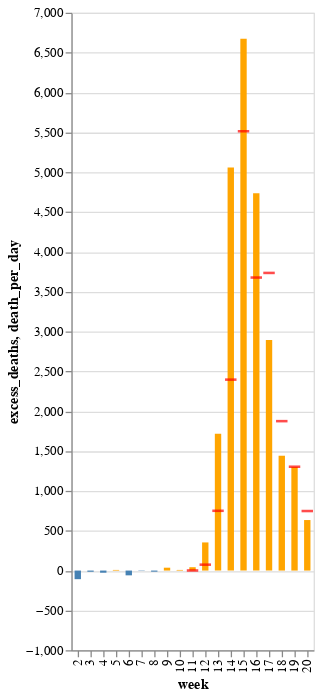

This figure's notebook cell:
### Code cell
excess_deaths_chart + covid_tick_deaths

### Figure 1 — Vega-Lite specification as saved in the notebook (floating-point values rounded to 4 significant figures)
{"config": {"view": {"continuousWidth": 400, "continuousHeight": 300}}, "layer": [{"data": {"name": "data-1c0c7636be2c3021a9ac05f457ba1f48"}, "mark": {"type": "bar", "width": 5}, "encoding": {"color": {"condition": {"value": "orange", "test": "(datum.excess_deaths > 0)"}, "value": "steelblue"}, "x": {"type": "nominal", "field": "week"}, "y": {"type": "quantitative", "field": "excess_deaths"}}, "height": 500, "width": {"step": 10}}, {"data": {"name": "data-481968143d9f65841257de91eb280235"}, "mark": {"type": "tick", "color": "red", "thickness": 2}, "encoding": {"x": {"type": "nominal", "field": "week"}, "y": {"type": "quantitative", "field": "death_per_day"}}}], "$schema": "https://vega.github.io/schema/vega-lite/v4.8.1.json", "datasets": {"data-1c0c7636be2c3021a9ac05f457ba1f48": [{"country": "United States", "placename": "New York City", "frequency": "weekly", "start_date": "2020-01-05", "end_date": "2020-01-11", "year": 2020, "month": 1, "week": 2.0, "deaths": 1086, "expected_deaths": 1194.0, "excess_deaths": -108.0, "baseline": "2017-2019 weekly average"}, {"country": "United States", "placename": "New York City", "frequency": "weekly", "start_date": "2020-01-12", "end_date": "2020-01-18", "year": 2020, "month": 1, "week": 3.0, "deaths": 1130, "expected_deaths": 1145.0, "excess_deaths": -15.0, "baseline": "2017-2019 weekly average"}, {"country": "United States", "placename": "New York City", "frequency": "weekly", "start_date": "2020-01-19", "end_date": "2020-01-25", "year": 2020, "month": 1, "week": 4.0, "deaths": 1164, "expected_deaths": 1191.0, "excess_deaths": -27.0, "baseline": "2017-2019 weekly average"}, {"country": "United States", "placename": "New York City", "frequency": "weekly", "start_date": "2020-01-26", "end_date": "2020-02-01", "year": 2020, "month": 2, "week": 5.0, "deaths": 1145, "expected_deaths": 1137.0, "excess_deaths": 8.0, "baseline": "2017-2019 weekly average"}, {"country": "United States", "placename": "New York City", "frequency": "weekly", "start_date": "2020-02-02", "end_date": "2020-02-08", "year": 2020, "month": 2, "week": 6.0, "deaths": 1139, "expected_deaths": 1199.0, "excess_deaths": -60.0, "baseline": "2017-2019 weekly average"}, {"country": "United States", "placename": "New York City", "frequency": "weekly", "start_date": "2020-02-09", "end_date": "2020-02-15", "year": 2020, "month": 2, "week": 7.0, "deaths": 1119, "expected_deaths": 1123.0, "excess_deaths": -4.0, "baseline": "2017-2019 weekly average"}, {"country": "United States", "placename": "New York City", "frequency": "weekly", "start_date": "2020-02-16", "end_date": "2020-02-22", "year": 2020, "month": 2, "week": 8.0, "deaths": 1055, "expected_deaths": 1069.0, "excess_deaths": -14.0, "baseline": "2017-2019 weekly average"}, {"country": "United States", "placename": "New York City", "frequency": "weekly", "start_date": "2020-02-23", "end_date": "2020-02-29", "year": 2020, "month": 2, "week": 9.0, "deaths": 1095, "expected_deaths": 1059.0, "excess_deaths": 36.0, "baseline": "2017-2019 weekly average"}, {"country": "United States", "placename": "New York City", "frequency": "weekly", "start_date": "2020-03-01", "end_date": "2020-03-07", "year": 2020, "month": 3, "week": 10.0, "deaths": 1083, "expected_deaths": 1075.0, "excess_deaths": 8.0, "baseline": "2017-2019 weekly average"}, {"country": "United States", "placename": "New York City", "frequency": "weekly", "start_date": "2020-03-08", "end_date": "2020-03-14", "year": 2020, "month": 3, "week": 11.0, "deaths": 1120, "expected_deaths": 1078.0, "excess_deaths": 42.0, "baseline": "2017-2019 weekly average"}, {"country": "United States", "placename": "New York City", "frequency": "weekly", "start_date": "2020-03-15", "end_date": "2020-03-21", "year": 2020, "month": 3, "week": 12.0, "deaths": 1384, "expected_deaths": 1031.0, "excess_deaths": 353.0, "baseline": "2017-2019 weekly average"}, {"country": "United States", "placename": "New York City", "frequency": "weekly", "start_date": "2020-03-22", "end_date": "2020-03-28", "year": 2020, "month": 3, "week": 13.0, "deaths": 2744, "expected_deaths": 1027.0, "excess_deaths": 1717.0, "baseline": "2017-2019 weekly average"}, {"country": "United States", "placename": "New York City", "frequency": "weekly", "start_date": "2020-03-29", "end_date": "2020-04-04", "year": 2020, "month": 4, "week": 14.0, "deaths": 6080, "expected_deaths": 1023.0, "excess_deaths": 5057.0, "baseline": "2017-2019 weekly average"}, {"country": "United States", "placename": "New York City", "frequency": "weekly", "start_date": "2020-04-05", "end_date": "2020-04-11", "year": 2020, "month": 4, "week": 15.0, "deaths": 7741, "expected_deaths": 1066.0, "excess_deaths": 6675.0, "baseline": "2017-2019 weekly average"}, {"country": "United States", "placename": "New York City", "frequency": "weekly", "start_date": "2020-04-12", "end_date": "2020-04-18", "year": 2020, "month": 4, "week": 16.0, "deaths": 5747, "expected_deaths": 1011.0, "excess_deaths": 4736.0, "baseline": "2017-2019 weekly average"}, {"country": "United States", "placename": "New York City", "frequency": "weekly", "start_date": "2020-04-19", "end_date": "2020-04-25", "year": 2020, "month": 4, "week": 17.0, "deaths": 3872, "expected_deaths": 978.0, "excess_deaths": 2894.0, "baseline": "2017-2019 weekly average"}, {"country": "United States", "placename": "New York City", "frequency": "weekly", "start_date": "2020-04-26", "end_date": "2020-05-02", "year": 2020, "month": 5, "week": 18.0, "deaths": 2440, "expected_deaths": 999.0, "excess_deaths": 1441.0, "baseline": "2017-2019 weekly average"}, {"country": "United States", "placename": "New York City", "frequency": "weekly", "start_date": "2020-05-03", "end_date": "2020-05-09", "year": 2020, "month": 5, "week": 19.0, "deaths": 2286, "expected_deaths": 985.0, "excess_deaths": 1301.0, "baseline": "2017-2019 weekly average"}, {"country": "United States", "placename": "New York City", "frequency": "weekly", "start_date": "2020-05-10", "end_date": "2020-05-16", "year": 2020, "month": 5, "week": 20.0, "deaths": 1656, "expected_deaths": 1022.0, "excess_deaths": 634.0, "baseline": "2017-2019 weekly average"}], "data-481968143d9f65841257de91eb280235": [{"fips": 0.0, "cases": 643, "deaths": 1, "death_per_day": 1.0, "week": 11}, {"fips": 0.0, "cases": 15906, "deaths": 208, "death_per_day": 74.0, "week": 12}, {"fips": 0.0, "cases": 136008, "deaths": 2654, "death_per_day": 750.0, "week": 13}, {"fips": 0.0, "cases": 338405, "deaths": 13537, "death_per_day": 2396.0, "week": 14}, {"fips": 0.0, "cases": 589119, "deaths": 44539, "death_per_day": 5513.0, "week": 15}, {"fips": 0.0, "cases": 843608, "deaths": 78770, "death_per_day": 3677.0, "week": 16}, {"fips": 0.0, "cases": 1034844, "deaths": 104439, "death_per_day": 3735.0, "week": 17}, {"fips": 0.0, "cases": 1191385, "deaths": 121871, "death_per_day": 1875.0, "week": 18}, {"fips": 0.0, "cases": 1288323, "deaths": 132418, "death_per_day": 1303.0, "week": 19}, {"fips": 0.0, "cases": 1349532, "deaths": 138497, "death_per_day": 747.0, "week": 20}]}}
